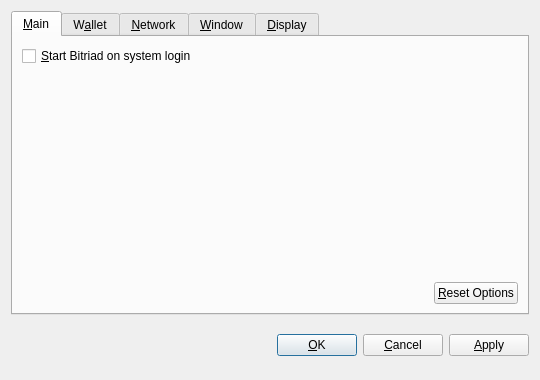
<?xml version="1.0" encoding="UTF-8"?>
<ui version="4.0">
 <class>OptionsDialog</class>
 <widget class="QDialog" name="OptionsDialog">
  <property name="geometry">
   <rect>
    <x>0</x>
    <y>0</y>
    <width>540</width>
    <height>380</height>
   </rect>
  </property>
  <property name="windowTitle">
   <string>Options</string>
  </property>
  <property name="modal">
   <bool>true</bool>
  </property>
  <layout class="QVBoxLayout" name="verticalLayout">
   <item>
    <widget class="QTabWidget" name="tabWidget">
     <property name="tabPosition">
      <enum>QTabWidget::North</enum>
     </property>
     <property name="currentIndex">
      <number>0</number>
     </property>
     <widget class="QWidget" name="tabMain">
      <attribute name="title">
       <string>&amp;Main</string>
      </attribute>
      <layout class="QVBoxLayout" name="verticalLayout_Main">
       <item>
        <widget class="QCheckBox" name="bitcoinAtStartup">
         <property name="toolTip">
          <string>Automatically start Bitriad after logging in to the system.</string>
         </property>
         <property name="text">
          <string>&amp;Start Bitriad on system login</string>
         </property>
        </widget>
       </item>
       <item>
        <spacer name="verticalSpacer_Main">
         <property name="orientation">
          <enum>Qt::Vertical</enum>
         </property>
         <property name="sizeHint" stdset="0">
          <size>
           <width>20</width>
           <height>40</height>
          </size>
         </property>
        </spacer>
       </item>
       <item>
        <layout class="QHBoxLayout" name="horizontalLayout_2_Main">
         <item>
          <spacer name="horizontalSpacer_2_Main">
           <property name="orientation">
            <enum>Qt::Horizontal</enum>
           </property>
           <property name="sizeHint" stdset="0">
            <size>
             <width>40</width>
             <height>20</height>
            </size>
           </property>
          </spacer>
         </item>
         <item>
          <widget class="QPushButton" name="resetButton">
           <property name="toolTip">
            <string>Reset all client options to default.</string>
           </property>
           <property name="text">
            <string>&amp;Reset Options</string>
           </property>
           <property name="autoDefault">
            <bool>false</bool>
           </property>
          </widget>
         </item>
        </layout>
       </item>
      </layout>
     </widget>
     <widget class="QWidget" name="tabWallet">
      <attribute name="title">
       <string>W&amp;allet</string>
      </attribute>
      <layout class="QVBoxLayout" name="verticalLayout_Network">
       <item>
        <widget class="QLabel" name="transactionFeeInfoLabel">
         <property name="text">
          <string>Optional transaction fee per kB that helps make sure your transactions are processed quickly. Most transactions are 1 kB.</string>
         </property>
         <property name="textFormat">
          <enum>Qt::PlainText</enum>
         </property>
         <property name="wordWrap">
          <bool>true</bool>
         </property>
        </widget>
       </item>
       <item>
        <layout class="QHBoxLayout" name="horizontalLayout_1_Main">
         <item>
          <widget class="QLabel" name="transactionFeeLabel">
           <property name="text">
            <string>Pay transaction &amp;fee</string>
           </property>
           <property name="textFormat">
            <enum>Qt::PlainText</enum>
           </property>
           <property name="buddy">
            <cstring>transactionFee</cstring>
           </property>
          </widget>
         </item>
         <item>
          <widget class="BitcoinAmountField" name="transactionFee"/>
         </item>
         <item>
          <spacer name="horizontalSpacer_1_Main">
           <property name="orientation">
            <enum>Qt::Horizontal</enum>
           </property>
           <property name="sizeHint" stdset="0">
            <size>
             <width>40</width>
             <height>20</height>
            </size>
           </property>
          </spacer>
         </item>
        </layout>
       </item>
       <item>
        <widget class="QLabel" name="label">
         <property name="text">
          <string>If you disable the spending of unconfirmed change, the change from a transaction cannot be used until that transaction has at least one confirmation. This also affects how your balance is computed.</string>
         </property>
         <property name="wordWrap">
          <bool>true</bool>
         </property>
        </widget>
       </item>
       <item>
        <widget class="QCheckBox" name="spendZeroConfChange">
         <property name="text">
          <string>Spend unconfirmed change  (experts only)</string>
         </property>
        </widget>
       </item>
       <item>
        <spacer name="verticalSpacer">
         <property name="orientation">
          <enum>Qt::Vertical</enum>
         </property>
         <property name="sizeHint" stdset="0">
          <size>
           <width>20</width>
           <height>40</height>
          </size>
         </property>
        </spacer>
       </item>
      </layout>
     </widget>
     <widget class="QWidget" name="tabNetwork">
      <attribute name="title">
       <string>&amp;Network</string>
      </attribute>
      <layout class="QVBoxLayout" name="verticalLayout_Network">
       <item>
        <widget class="QCheckBox" name="mapPortUpnp">
         <property name="toolTip">
          <string>Automatically open the Bitriad client port on the router. This only works when your router supports UPnP and it is enabled.</string>
         </property>
         <property name="text">
          <string>Map port using &amp;UPnP</string>
         </property>
        </widget>
       </item>
       <item>
        <widget class="QCheckBox" name="connectSocks">
         <property name="toolTip">
          <string>Connect to the Bitriad network through a SOCKS proxy (e.g. when connecting through Tor).</string>
         </property>
         <property name="text">
          <string>&amp;Connect through SOCKS proxy:</string>
         </property>
        </widget>
       </item>
       <item>
        <layout class="QHBoxLayout" name="horizontalLayout_Network">
         <item>
          <widget class="QLabel" name="proxyIpLabel">
           <property name="text">
            <string>Proxy &amp;IP:</string>
           </property>
           <property name="textFormat">
            <enum>Qt::PlainText</enum>
           </property>
           <property name="buddy">
            <cstring>proxyIp</cstring>
           </property>
          </widget>
         </item>
         <item>
          <widget class="QValidatedLineEdit" name="proxyIp">
           <property name="maximumSize">
            <size>
             <width>140</width>
             <height>16777215</height>
            </size>
           </property>
           <property name="toolTip">
            <string>IP address of the proxy (e.g. 127.0.0.1)</string>
           </property>
          </widget>
         </item>
         <item>
          <widget class="QLabel" name="proxyPortLabel">
           <property name="text">
            <string>&amp;Port:</string>
           </property>
           <property name="textFormat">
            <enum>Qt::PlainText</enum>
           </property>
           <property name="buddy">
            <cstring>proxyPort</cstring>
           </property>
          </widget>
         </item>
         <item>
          <widget class="QLineEdit" name="proxyPort">
           <property name="maximumSize">
            <size>
             <width>55</width>
             <height>16777215</height>
            </size>
           </property>
           <property name="toolTip">
            <string>Port of the proxy (e.g. 9050)</string>
           </property>
          </widget>
         </item>
         <item>
          <widget class="QLabel" name="socksVersionLabel">
           <property name="text">
            <string>SOCKS &amp;Version:</string>
           </property>
           <property name="textFormat">
            <enum>Qt::PlainText</enum>
           </property>
           <property name="buddy">
            <cstring>socksVersion</cstring>
           </property>
          </widget>
         </item>
         <item>
          <widget class="QValueComboBox" name="socksVersion">
           <property name="toolTip">
            <string>SOCKS version of the proxy (e.g. 5)</string>
           </property>
          </widget>
         </item>
         <item>
          <spacer name="horizontalSpacer_Network">
           <property name="orientation">
            <enum>Qt::Horizontal</enum>
           </property>
           <property name="sizeHint" stdset="0">
            <size>
             <width>40</width>
             <height>20</height>
            </size>
           </property>
          </spacer>
         </item>
        </layout>
       </item>
       <item>
        <spacer name="verticalSpacer_Network">
         <property name="orientation">
          <enum>Qt::Vertical</enum>
         </property>
         <property name="sizeHint" stdset="0">
          <size>
           <width>20</width>
           <height>40</height>
          </size>
         </property>
        </spacer>
       </item>
      </layout>
     </widget>
     <widget class="QWidget" name="tabWindow">
      <attribute name="title">
       <string>&amp;Window</string>
      </attribute>
      <layout class="QVBoxLayout" name="verticalLayout_Window">
       <item>
        <widget class="QCheckBox" name="minimizeToTray">
         <property name="toolTip">
          <string>Show only a tray icon after minimizing the window.</string>
         </property>
         <property name="text">
          <string>&amp;Minimize to the tray instead of the taskbar</string>
         </property>
        </widget>
       </item>
       <item>
        <widget class="QCheckBox" name="minimizeOnClose">
         <property name="toolTip">
          <string>Minimize instead of exit the application when the window is closed. When this option is enabled, the application will be closed only after selecting Quit in the menu.</string>
         </property>
         <property name="text">
          <string>M&amp;inimize on close</string>
         </property>
        </widget>
       </item>
       <item>
        <spacer name="verticalSpacer_Window">
         <property name="orientation">
          <enum>Qt::Vertical</enum>
         </property>
         <property name="sizeHint" stdset="0">
          <size>
           <width>20</width>
           <height>40</height>
          </size>
         </property>
        </spacer>
       </item>
      </layout>
     </widget>
     <widget class="QWidget" name="tabDisplay">
      <attribute name="title">
       <string>&amp;Display</string>
      </attribute>
      <layout class="QVBoxLayout" name="verticalLayout_Display">
       <item>
        <layout class="QHBoxLayout" name="horizontalLayout_1_Display">
         <item>
          <widget class="QLabel" name="langLabel">
           <property name="text">
            <string>User Interface &amp;language:</string>
           </property>
           <property name="textFormat">
            <enum>Qt::PlainText</enum>
           </property>
           <property name="buddy">
            <cstring>lang</cstring>
           </property>
          </widget>
         </item>
         <item>
          <widget class="QValueComboBox" name="lang">
           <property name="toolTip">
            <string>The user interface language can be set here. This setting will take effect after restarting Bitriad.</string>
           </property>
          </widget>
         </item>
        </layout>
       </item>
       <item>
        <layout class="QHBoxLayout" name="horizontalLayout_2_Display">
         <item>
          <widget class="QLabel" name="unitLabel">
           <property name="text">
            <string>&amp;Unit to show amounts in:</string>
           </property>
           <property name="textFormat">
            <enum>Qt::PlainText</enum>
           </property>
           <property name="buddy">
            <cstring>unit</cstring>
           </property>
          </widget>
         </item>
         <item>
          <widget class="QValueComboBox" name="unit">
           <property name="toolTip">
            <string>Choose the default subdivision unit to show in the interface and when sending coins.</string>
           </property>
          </widget>
         </item>
        </layout>
       </item>
       <item>
        <widget class="QCheckBox" name="displayAddresses">
         <property name="toolTip">
          <string>Whether to show Bitriad addresses in the transaction list or not.</string>
         </property>
         <property name="text">
          <string>&amp;Display addresses in transaction list</string>
         </property>
        </widget>
       </item>
       <item>
        <widget class="QCheckBox" name="coinControlFeatures">
         <property name="toolTip">
          <string>Whether to show coin control features or not.</string>
         </property>
         <property name="text">
          <string>Display coin &amp;control features (experts only!)</string>
         </property>
        </widget>
       </item>
       <item>
        <spacer name="verticalSpacer_Display">
         <property name="orientation">
          <enum>Qt::Vertical</enum>
         </property>
         <property name="sizeHint" stdset="0">
          <size>
           <width>20</width>
           <height>40</height>
          </size>
         </property>
        </spacer>
       </item>
      </layout>
     </widget>
    </widget>
   </item>
   <item>
    <layout class="QHBoxLayout" name="horizontalLayout_Buttons">
     <item>
      <spacer name="horizontalSpacer_1">
       <property name="orientation">
        <enum>Qt::Horizontal</enum>
       </property>
       <property name="sizeHint" stdset="0">
        <size>
         <width>40</width>
         <height>48</height>
        </size>
       </property>
      </spacer>
     </item>
     <item>
      <widget class="QLabel" name="statusLabel">
       <property name="font">
        <font>
         <weight>75</weight>
         <bold>true</bold>
        </font>
       </property>
       <property name="text">
        <string/>
       </property>
       <property name="textFormat">
        <enum>Qt::PlainText</enum>
       </property>
       <property name="wordWrap">
        <bool>true</bool>
       </property>
      </widget>
     </item>
     <item>
      <spacer name="horizontalSpacer_2">
       <property name="orientation">
        <enum>Qt::Horizontal</enum>
       </property>
       <property name="sizeHint" stdset="0">
        <size>
         <width>40</width>
         <height>48</height>
        </size>
       </property>
      </spacer>
     </item>
     <item>
      <widget class="QPushButton" name="okButton">
       <property name="text">
        <string>&amp;OK</string>
       </property>
      </widget>
     </item>
     <item>
      <widget class="QPushButton" name="cancelButton">
       <property name="text">
        <string>&amp;Cancel</string>
       </property>
       <property name="autoDefault">
        <bool>false</bool>
       </property>
      </widget>
     </item>
     <item>
      <widget class="QPushButton" name="applyButton">
       <property name="text">
        <string>&amp;Apply</string>
       </property>
       <property name="autoDefault">
        <bool>false</bool>
       </property>
      </widget>
     </item>
    </layout>
   </item>
  </layout>
 </widget>
 <customwidgets>
  <customwidget>
   <class>BitcoinAmountField</class>
   <extends>QSpinBox</extends>
   <header>bitcoinamountfield.h</header>
  </customwidget>
  <customwidget>
   <class>QValueComboBox</class>
   <extends>QComboBox</extends>
   <header>qvaluecombobox.h</header>
  </customwidget>
  <customwidget>
   <class>QValidatedLineEdit</class>
   <extends>QLineEdit</extends>
   <header>qvalidatedlineedit.h</header>
  </customwidget>
 </customwidgets>
 <resources/>
 <connections/>
</ui>
